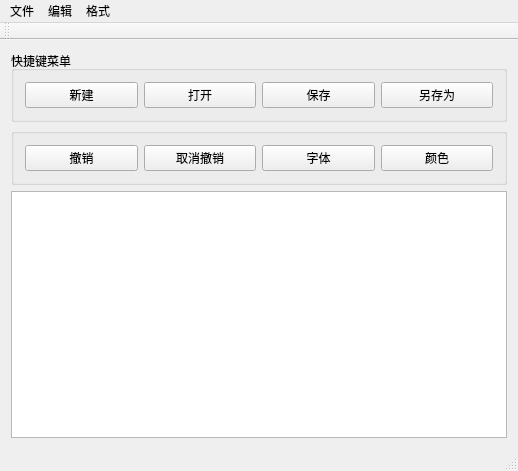
<?xml version="1.0" encoding="UTF-8"?>
<ui version="4.0">
 <class>MainWindow</class>
 <widget class="QMainWindow" name="MainWindow">
  <property name="geometry">
   <rect>
    <x>0</x>
    <y>0</y>
    <width>518</width>
    <height>471</height>
   </rect>
  </property>
  <property name="windowTitle">
   <string>MainWindow</string>
  </property>
  <widget class="QWidget" name="centralWidget">
   <layout class="QVBoxLayout" name="verticalLayout">
    <item>
     <widget class="QGroupBox" name="groupBox">
      <property name="title">
       <string>快捷键菜单</string>
      </property>
      <layout class="QHBoxLayout" name="horizontalLayout">
       <item>
        <widget class="QPushButton" name="q_Build">
         <property name="text">
          <string>新建</string>
         </property>
        </widget>
       </item>
       <item>
        <widget class="QPushButton" name="q_Open">
         <property name="text">
          <string>打开</string>
         </property>
        </widget>
       </item>
       <item>
        <widget class="QPushButton" name="q_Save">
         <property name="text">
          <string>保存</string>
         </property>
        </widget>
       </item>
       <item>
        <widget class="QPushButton" name="q_SaveAs">
         <property name="text">
          <string>另存为</string>
         </property>
        </widget>
       </item>
      </layout>
     </widget>
    </item>
    <item>
     <widget class="QGroupBox" name="groupBox_2">
      <property name="title">
       <string/>
      </property>
      <layout class="QHBoxLayout" name="horizontalLayout_2">
       <item>
        <widget class="QPushButton" name="q_Undo">
         <property name="text">
          <string>撤销</string>
         </property>
        </widget>
       </item>
       <item>
        <widget class="QPushButton" name="q_Redo">
         <property name="text">
          <string>取消撤销</string>
         </property>
        </widget>
       </item>
       <item>
        <widget class="QPushButton" name="q_Type">
         <property name="text">
          <string>字体</string>
         </property>
        </widget>
       </item>
       <item>
        <widget class="QPushButton" name="q_Color">
         <property name="text">
          <string>颜色</string>
         </property>
        </widget>
       </item>
      </layout>
     </widget>
    </item>
    <item>
     <widget class="QTextEdit" name="Text"/>
    </item>
   </layout>
  </widget>
  <widget class="QMenuBar" name="menuBar">
   <property name="geometry">
    <rect>
     <x>0</x>
     <y>0</y>
     <width>518</width>
     <height>23</height>
    </rect>
   </property>
   <widget class="QMenu" name="wenjian">
    <property name="title">
     <string>文件</string>
    </property>
    <addaction name="actBuild"/>
    <addaction name="actOpen"/>
    <addaction name="actSave"/>
    <addaction name="actSaveAs"/>
    <addaction name="actExit"/>
   </widget>
   <widget class="QMenu" name="geshi">
    <property name="title">
     <string>格式</string>
    </property>
    <addaction name="actType"/>
    <addaction name="actColor"/>
   </widget>
   <widget class="QMenu" name="bianji">
    <property name="title">
     <string>编辑</string>
    </property>
    <addaction name="actUndo"/>
    <addaction name="actRedo"/>
    <addaction name="actCut"/>
    <addaction name="actCopy"/>
    <addaction name="actPaste"/>
    <addaction name="actAllSeclect"/>
    <addaction name="actTime"/>
   </widget>
   <addaction name="wenjian"/>
   <addaction name="bianji"/>
   <addaction name="geshi"/>
  </widget>
  <widget class="QToolBar" name="mainToolBar">
   <attribute name="toolBarArea">
    <enum>TopToolBarArea</enum>
   </attribute>
   <attribute name="toolBarBreak">
    <bool>false</bool>
   </attribute>
  </widget>
  <widget class="QStatusBar" name="statusBar"/>
  <action name="actBuild">
   <property name="checkable">
    <bool>false</bool>
   </property>
   <property name="enabled">
    <bool>true</bool>
   </property>
   <property name="text">
    <string>新建</string>
   </property>
  </action>
  <action name="actOpen">
   <property name="checkable">
    <bool>false</bool>
   </property>
   <property name="text">
    <string>打开</string>
   </property>
  </action>
  <action name="actSaveAs">
   <property name="checkable">
    <bool>false</bool>
   </property>
   <property name="text">
    <string>另存为</string>
   </property>
  </action>
  <action name="actType">
   <property name="checkable">
    <bool>false</bool>
   </property>
   <property name="text">
    <string>字体</string>
   </property>
  </action>
  <action name="actUndo">
   <property name="checkable">
    <bool>false</bool>
   </property>
   <property name="text">
    <string>撤销</string>
   </property>
  </action>
  <action name="actCut">
   <property name="checkable">
    <bool>false</bool>
   </property>
   <property name="text">
    <string>剪贴</string>
   </property>
  </action>
  <action name="actCopy">
   <property name="checkable">
    <bool>false</bool>
   </property>
   <property name="text">
    <string>复制</string>
   </property>
  </action>
  <action name="actPaste">
   <property name="checkable">
    <bool>false</bool>
   </property>
   <property name="text">
    <string>粘贴</string>
   </property>
  </action>
  <action name="actAllSeclect">
   <property name="checkable">
    <bool>true</bool>
   </property>
   <property name="text">
    <string>全选</string>
   </property>
  </action>
  <action name="actTime">
   <property name="checkable">
    <bool>false</bool>
   </property>
   <property name="text">
    <string>时间</string>
   </property>
  </action>
  <action name="actExit">
   <property name="text">
    <string>退出</string>
   </property>
  </action>
  <action name="actRedo">
   <property name="text">
    <string>取消撤销</string>
   </property>
  </action>
  <action name="actColor">
   <property name="text">
    <string>颜色</string>
   </property>
  </action>
  <action name="actSave">
   <property name="text">
    <string>保存</string>
   </property>
  </action>
 </widget>
 <layoutdefault spacing="6" margin="11"/>
 <resources/>
 <connections>
  <connection>
   <sender>actExit</sender>
   <signal>triggered()</signal>
   <receiver>MainWindow</receiver>
   <slot>close()</slot>
   <hints>
    <hint type="sourcelabel">
     <x>-1</x>
     <y>-1</y>
    </hint>
    <hint type="destinationlabel">
     <x>258</x>
     <y>235</y>
    </hint>
   </hints>
  </connection>
 </connections>
</ui>
